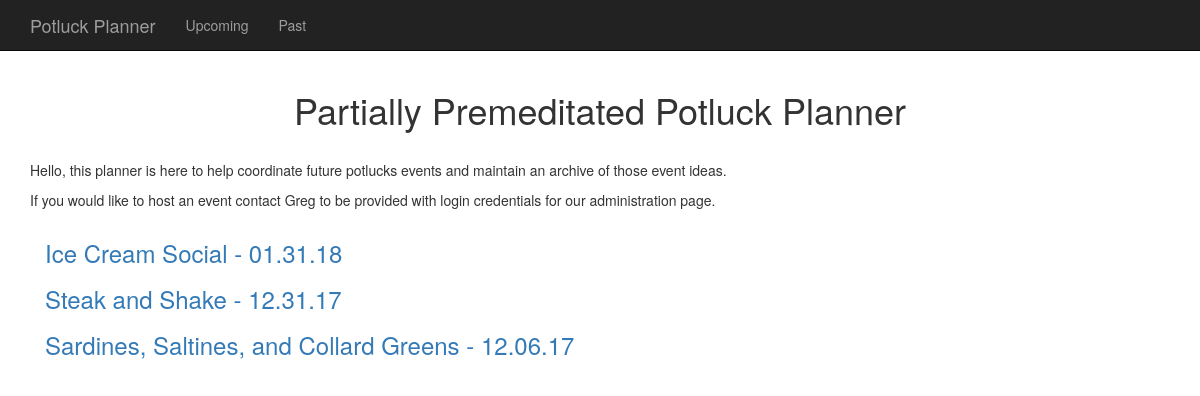
Screenshot of /events/ with the database file from the repository.
### events/models.py (models this page shows, shortened)
class Potluck(models.Model):
    theme = models.CharField(max_length=200, unique=True)
    host = models.ForeignKey(Host, on_delete=models.CASCADE)
    facebookPage = models.CharField(max_length=200, blank=True, null=True)
    details = models.TextField(max_length=2000)
    event_date = models.DateField()

### events/views.py (the view)
def potlucks(request):
    potlucks = Potluck.objects.all().order_by('-event_date')
    return render(request, 'events/potlucks.html', { 'potlucks': potlucks })

### events/templates/events/potlucks.html (shortened to what this page needs)
{%extends "events/base.html"%}
{% load static %}
{%block logo%}Partially Premeditated Potluck Planner{%endblock%}
{%block content%}
<br>
<div class="about">
    <p>Hello, this planner is here to help coordinate future potlucks events and maintain an archive of those event ideas. </p>
    <p> If you would like to host an event contact Greg to be provided with login credentials for our administration page.</p>
</div>
<div class="container">
    {% for potluck in potlucks %}
      <a href ="/events/{{ potluck.id }}/">
        <h3>{{ potluck.theme }} - {{ potluck.event_date|date:'m.d.y'}}</h3>
      </a>
    {% endfor %}
</div>
{%endblock%}

### static/css/3-col-portfolio.css (style rules this page uses)
body { padding-top: 70px; }

### rows the page displays
Potluck: theme "Ice Cream Social", event_date "01.31.18"
Potluck: theme "Steak and Shake", event_date "12.31.17"
Potluck: theme "Sardines, Saltines, and Collard Greens", event_date "12.06.17"
